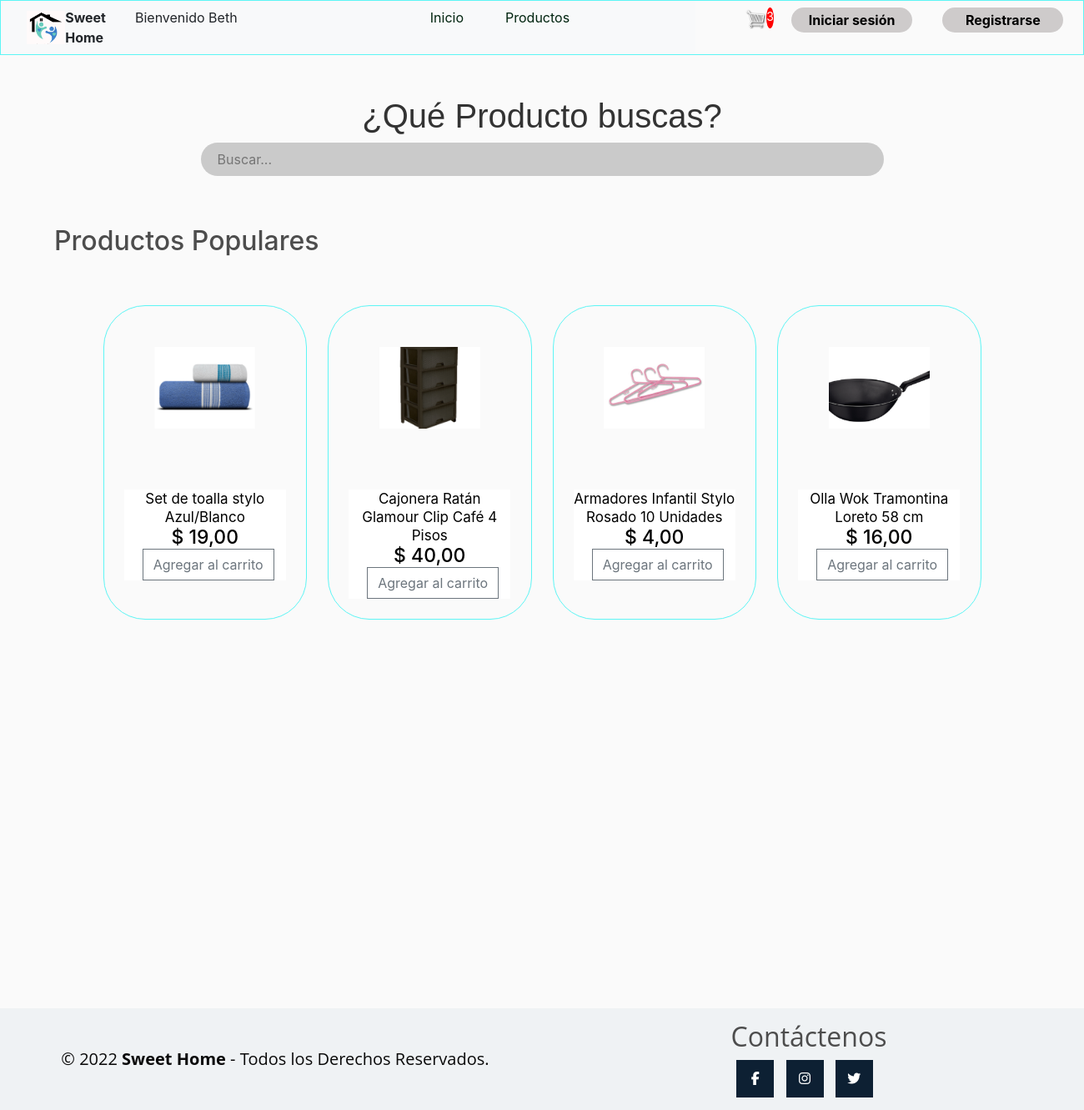
/producto (signed in), run on the app's committed database.
### SitioWeb/models.py (models this page shows, shortened)
class Order (models.Model):
    customer = models.ForeignKey(Customer, on_delete=models.SET_NULL, blank=True, null=True)
    transaccion_id = models.CharField(max_length=200, null=True)
    date_orderd = models.DateTimeField(auto_now_add=True)
    def get_cart_items(self):
        orderitems = self.orderitem_set.all()
        total =sum([item.quantity for item in orderitems])
        return total

class OrderItem (models.Model):
    product = models.ForeignKey(Product, on_delete=models.SET_NULL, blank=True, null=True)
    order = models.ForeignKey(Order, on_delete=models.SET_NULL, blank=True, null=True)
    quantity =models.IntegerField(default=0, null=True, blank=True)
    date_added = models.DateTimeField(auto_now_add=True)

class Product(models.Model):
    image = models.ImageField( upload_to='productos', null=True)
    name = models.CharField(max_length=150, )
    price = models.IntegerField()
    class Meta:
        verbose_name_plural = "Producto"

### SitioWeb/views.py (the view)
# urls.py: path('producto', views.producto, name='producto'),
def producto(request):
    if request.user.is_authenticated:
        customer = request.user.customer
        order, created =Order.objects.get_or_create( customer= customer)
        items = order.orderitem_set.all()
        cartItems = order.get_cart_items
    else:
        items = []
        order = {'get_cart_total':0, 'get_cartitems':0 }
        cartItems = order['get_cart_items']
    products = Product.objects.all()
    context = {'products': products, ' cartItems':  cartItems, 'order':order}
    return render(request, 'SitioWeb/producto1.html', context )

### SitioWeb/context_processor.py (called while the page is built)
def total_carrito(request):
    total = 0
    if request.user.is_authenticated:
        if "carrito" in request.session.keys():
            for key, value in request.session["carrito"].items():
                total += int(value["acumulado"])
    return {"total_carrito": total}

### SitioWeb/templates/SitioWeb/producto1.html (shortened to what this page needs)
{% load static %}
<!DOCTYPE html>
<html lang="en">
<head>
    <link rel="stylesheet" type="text/css" href="{% static '/css/estilohome.css' %}">
</head>
<body>
    {% include "./header.html" %}
    <div class="cuerpo">
    <br>
    <h1 class="h1">¿Qué Producto buscas?</h1>
    <form action="">
        <input type="text" class="barra-busqueda" id="barra-busqueda" placeholder="Buscar...">
    </form>
    <div class="titulo-productos">
        <h2>Productos Populares</h2>
    </div>
    <div id="terceraSeccion">
        <div id="galeria">
            <div id="fila1">
                {% for product in products %}
                <div class="cajaimg1" >
                    <div class="contenedorimg">
                        <img src="{{product.image.url}}">
                    </div>
                    <div class="cuadroTexto">
                        <span class="descripcion">{{product.name}}</span>
                        <span class="precio">$ {{ product.price|floatformat:2  }}</span>
                        <span >
                        <div class="botonaddcarrito">
                            <button data-product={{product.id}} data-action="add" class ="btn btn-outline-secondary add-btn update-cart" >Agregar al carrito</button>
                        </div>
                    </span>
                    </div>
                </div>
                {% endfor %}
            </div>
        </div>
    </div>
    </div>
    {% include "./piedepagina.html" %}
</body>
</html>

### SitioWeb/templates/SitioWeb/header.html (shortened to what this page needs)
{% load static %}
<header>
	<link rel="stylesheet" href="https://stackpath.bootstrapcdn.com/bootstrap/4.4.1/css/bootstrap.min.css">
	<link rel="stylesheet" type="text/css" href="{% static 'css/main.css' %}">
    <nav class="navbar navbar-expand-lg navbar-light bg-light">
        <div class="container-fluid">
            <img src="{% static 'img/logo.png' %}" width="50" height="40">
          <div class="collapse navbar-collapse" id="navbarSupportedContent">
            <ul class="navbar-nav me-auto mb-3 mb-lg-0">
              <li class="nav-item">
                <span class="textologo">Sweet Home </span>
              </li>
              <div class="col-auto">
                <div class="form-check">
                  <label >
                    Bienvenido {{ request.user.username }}
                  </label>
                </div>
              </div>
              <div class="col-sm-3"></div>
              <div class="col-auto">
                <div class="form-check">
                  <label >
                    <a class="inicio" href="{% url 'home' %}">Inicio</a>
                  </label>
                </div>
              </div>
              <div class="col-auto">
                <div class="form-check">
                  <label >
                    <a class="producto" href="{% url 'producto' %}">Productos</a>
                  </label>
                </div>
              </div>
              <div class="col-sm-3"></div>
              <a href="{% url 'carrito' %}">
                <img  id="cart-icon" src="{% static 'img/cart.png' %}">
            </a>
             <p id="cart-total">{{order.get_cart_items}}</p>
                <div class="col-sm-3">
                    <a class="inicio-sesion"href="{% url 'iniciosesion' %}">Iniciar sesión</a>
                </div>
                <div class="col-sm-3">
                    <a class="registro" href="{% url 'registro' %}">Registrarse</a>
                </div>
            </ul>
          </div>
        </div>
      </nav>
    </header>
    <body>
    </body>

### SitioWeb/templates/SitioWeb/piedepagina.html (shortened to what this page needs)
{% load static %}
<footer class="pie-pagina">
    <div class="grupo-1">
        <div class="box">
            <div class="derechos">
                <small>&copy; 2022 <b>Sweet Home</b> - Todos los Derechos Reservados.</small>
            </div>
            <div>
                <h2>Contáctenos</h2>
                <div class="red-social">
                    <a href="#" class="fa fa-facebook"></a>
                    <a href="#" class="fa fa-instagram"></a>
                    <a href="#" class="fa fa-twitter"></a>
                </div>
            </div>
        </div>
</footer>

### SitioWeb/static/css/estilohome.css (style rules this page uses)
body { padding: 0%; margin: 0%; }
.cuerpo { padding: 5%; padding-top: 0%; }
* { box-sizing:border-box }
.h1 { margin: 25px; color: #333; font-family: 'Helvetica', sans-serif; font-size: 25px; font-weight: bold; line-height: 45px; text-align: center; }
.barra-busqueda { width: 70%; height: 40px; line-height: 40px; background: #cacaca; padding: 0 20px; border-radius: 100px; border: none; text-align: left; font-size: 16px; border-color: rgb(93, 245, 245); display:flex; justify-content: center; }
form { width: 100%; display: flex; justify-content: center; margin-bottom: 20px; }
.titulo-productos { margin-top: 5%; margin-bottom: 5%; }
#galeria { display: grid; grid-template-rows: 1fr 1fr; margin: 0 5% 0 5%; row-gap: 25px; }
#fila1 { display: grid; grid-template-columns: 1fr 1fr 1fr 1fr; column-gap: 25px; }
.cajaimg1 { text-decoration: none; border: 1px solid #5DF5F5; border-radius: 50px; }
.contenedorimg { height: 15vw; display: flex; justify-content: center; align-items: center; }
.contenedorimg img { object-fit: cover; width: 50%; height: 50%; }
.cuadroTexto { display: grid; grid-template-rows: auto auto auto; background: white; margin: 10%; }
.botonaddcarrito { display: flex; justify-content: center; align-items: center; padding-left: 4%; }
.descripcion { font-size: 17px; line-height: 22px; font-weight: 400; color: #000000; display: flex; justify-content: center; text-align: center; }
.precio { font-size: 23px; line-height: 27px; font-weight: 500; color: #000000; display: flex; justify-content: center; text-align: center; }

### SitioWeb/static/css/main.css (style rules this page uses)
header { border: 1px solid #5DF5F5; display: grid; grid-template-columns: 1fr 3fr 2fr; padding: 0% 0% 0% 0%; }
.textologo { display: flex; text-align: left; align-items: center; font-weight: bold; font-size: 100%; }
.inicio { text-decoration: none; color: #00240F; }
.producto { text-decoration: none; color: #00240F; }
.inicio-sesion { background-color: #cecbcb; border: #cecbcb; padding: 2%; border-radius: 50px; font-weight: bold; margin-left: 4%; text-decoration: none; display: flex; justify-content: center; align-items: center; color: #000000; }
.registro { background-color: #cecbcb; border: #cecbcb; padding: 2%; border-radius: 50px; font-weight: bold; margin-left: 4%; text-decoration: none; display: flex; justify-content: center; align-items: center; color: #000000; }
body { background-color: hsl(0, 0%, 98%); }
h1,h2,h3,h4,h5,h6 { color:hsl(0, 0%, 30%); }
#cart-icon { width:25px; display: inline-block; margin-left: 15px; }
#cart-total { display: block; text-align: center; color:#fff; background-color: red; width: 20px; height: 25px; border-radius: 50%; font-size: 14px; }
.btn { border-radius: 0; }

### SitioWeb/templates/SitioWeb/header.html (style rules this page uses)
header { border: 1px solid #5DF5F5; display: grid; grid-template-columns: 1fr 3fr 2fr; padding: 0% 0% 0% 0%; }
.textologo { display: flex; text-align: left; align-items: center; font-weight: bold; font-size: 100%; }
.inicio { text-decoration: none; color: #00240F; }
.producto { text-decoration: none; color: #00240F; }
.inicio-sesion { background-color: #cecbcb; border: #cecbcb; padding: 2%; border-radius: 50px; font-weight: bold; margin-left: 4%; text-decoration: none; display: flex; justify-content: center; align-items: center; color: #000000; }
.registro { background-color: #cecbcb; border: #cecbcb; padding: 2%; border-radius: 50px; font-weight: bold; margin-left: 4%; text-decoration: none; display: flex; justify-content: center; align-items: center; color: #000000; }

### SitioWeb/templates/SitioWeb/piedepagina.html (style rules this page uses)
.pie-pagina { width: 100%; background-color: #bab7b7; margin: 0; padding: 0; box-sizing: border-box; font-family: 'Open Sans', sans-serif; }
.pie-pagina .grupo-1 .red-social a { display: inline-block; text-decoration: none; width: 45px; height: 45px; line-height: 45px; color: #fff; margin-right: 10px; background-color: #0d2033; text-align: center; transition: all 300ms ease; }
.pie-pagina .grupo-1 { background-color: #eff2f4; padding: 15px 10px; text-align: center; color: #0a0a0a; }
.pie-pagina .grupo-1 small { font-size: 20px; }
.box { display: grid; grid-template-columns: 1fr 1fr; }
.derechos { display: flex; justify-content: center; align-items: center; }

### data on the page
Order: get_cart_items "3"
Product: image (picture), name "Set de toalla stylo Azul/Blanco", price "19,00"
Product: image (picture), name "Cajonera Ratán Glamour Clip Café 4 Pisos", price "40,00"
Product: image (picture), name "Armadores Infantil Stylo Rosado 10 Unidades", price "4,00"
Product: image (picture), name "Olla Wok Tramontina Loreto 58 cm", price "16,00"

### other printed values
{{ request.user.username }} "Beth"
